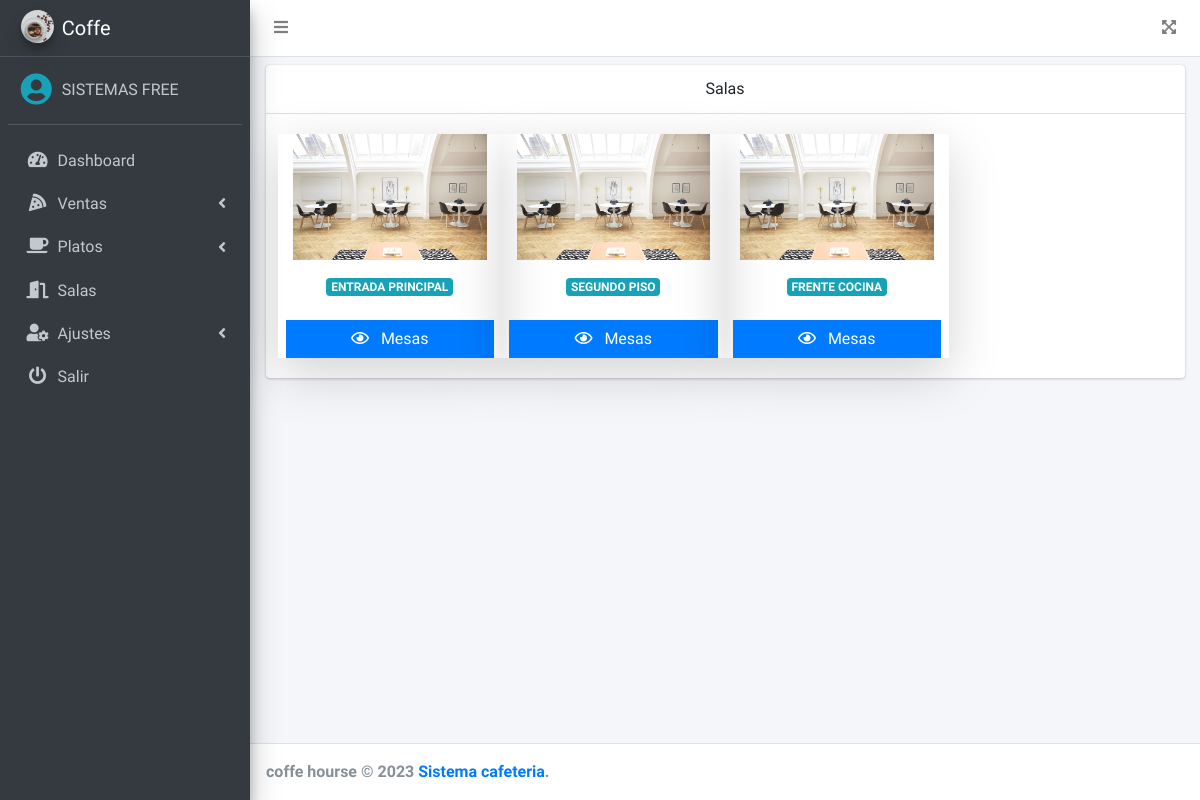
Before: /src/ (signed in) with the older database file.
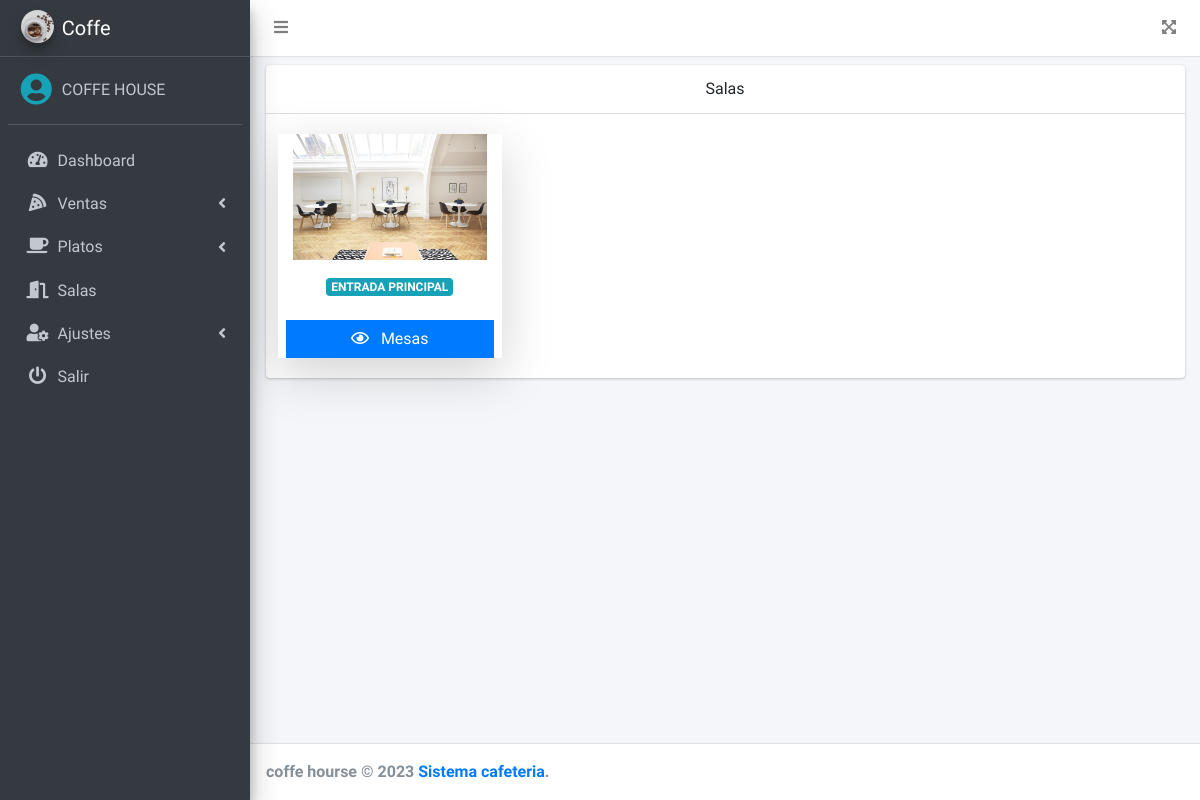
After: the same page with the newer database file.
### tables this page shows
CREATE TABLE `salas` (
  `id` int(11) NOT NULL,
  `nombre` varchar(100) NOT NULL,
  `mesas` int(11) NOT NULL,
  `estado` int(11) NOT NULL DEFAULT 1
);

### src/index.php (the view, shortened to what the changed rows need)
<?php
if ($_SESSION['rol'] == 1 || $_SESSION['rol'] == 3) {
include_once "includes/header.php";
?>
<div class="card">
    <div class="card-header text-center">
        Salas
    </div>
    <div class="card-body">
        <div class="row">
            <?php
            include "../conexion.php";
            $query = mysqli_query($conexion, "SELECT * FROM salas WHERE estado = 1");
            $result = mysqli_num_rows($query);
            if ($result > 0) {
                while ($data = mysqli_fetch_assoc($query)) { ?>
                    <div class="col-md-3 shadow-lg">
                        <div class="col-12">
                            <img src="../assets/img/salas.jpg" class="product-image" alt="Product Image">
                        </div>
                        <h6 class="my-3 text-center"><span class="badge badge-info"><?php echo $data['nombre']; ?></span></h6>
                        <div class="mt-4">
                            <a class="btn btn-primary btn-block btn-flat" href="mesas.php?id_sala=<?php echo $data['id']; ?>&mesas=<?php echo $data['mesas']; ?>">
                                <i class="far fa-eye mr-2"></i>
                                Mesas
                            </a>
                        </div>
                    </div>
            <?php }
            } ?>
        </div>
    </div>
</div>
<?php include_once "includes/footer.php";
} else {
    header('Location: permisos.php');
}
?>

### src/includes/header.php (shortened to what the changed rows need)
<!DOCTYPE html>
<html lang="en">
<head>
    <link rel="stylesheet" href="../assets/plugins/fontawesome-free/css/all.min.css">
    <link rel="stylesheet" href="https://code.ionicframework.com/ionicons/2.0.1/css/ionicons.min.css">
    <link rel="stylesheet" href="../assets/dist/css/adminlte.min.css">
    <link rel="stylesheet" href="../assets/plugins/datatables-bs4/css/dataTables.bootstrap4.min.css">
</head>
<body class="hold-transition sidebar-mini">
    <div class="wrapper">
        <nav class="main-header navbar navbar-expand navbar-white navbar-light">
            <ul class="navbar-nav">
                <li class="nav-item">
                    <a class="nav-link" data-widget="pushmenu" href="#" role="button"><i class="fas fa-bars"></i></a>
                </li>
            </ul>
            <ul class="navbar-nav ml-auto">
                <li class="nav-item">
                    <a class="nav-link" data-widget="fullscreen" href="#" role="button">
                        <i class="fas fa-expand-arrows-alt"></i>
                    </a>
                </li>
            </ul>
        </nav>
        <aside class="main-sidebar sidebar-dark-primary elevation-4">
            <a href="dashboard.php" class="brand-link">
                <img src="../assets/img/cafe.jpg" alt="AdminLTE Logo" class="brand-image img-circle elevation-3" style="opacity: .8">
                <span class="brand-text font-weight-light">Coffe</span>
            </a>
            <div class="sidebar">
                <div class="user-panel mt-3 pb-3 mb-3 d-flex">
                    <div class="image">
                        <i class="fas fa-user-circle fa-2x text-info"></i>
                    </div>
                    <div class="info">
                        <a href="#" class="d-block"><?php echo $_SESSION['nombre']; ?></a>
                    </div>
                </div>
                <nav class="mt-2">
                    <ul class="nav nav-pills nav-sidebar flex-column" data-widget="treeview" role="menu" data-accordion="false">
                        <li class="nav-item">
                            <a href="dashboard.php" class="nav-link">
                                <i class="nav-icon fas fa-tachometer-alt"></i>
                                <p>
                                    Dashboard
                                </p>
                            </a>
                        </li>
                        <li class="nav-item">
                            <a href="#" class="nav-link">
                                <i class="nav-icon fas fa-pizza-slice"></i>
                                <p>
                                    Ventas
                                    <i class="fas fa-angle-left right"></i>
                                </p>
                            </a>
                        </li>
                        <?php if ($_SESSION['rol'] == 1 ) {
                                echo '
                            <li class="nav-item">
                                <a href="#" class="nav-link">
                                    <i class="nav-icon fas fa-coffee"></i>
                                    <p>
                                        Platos
                                        <i class="fas fa-angle-left right"></i>
                                    </p>
                                </a>
                                <ul class="nav nav-treeview">
                                    <li class="nav-item">
                                        <a href="platos.php" class="nav-link">
                                            <i class="far fa-circle nav-icon"></i>
                                            <p>Hamburguesas</p>
                                        </a>
                                    </li>
                                    <li class="nav-item">
                                        <a href="Baguette.php" class="nav-link">
                                            <i class="far fa-circle nav-icon"></i>
                                            <p>Baguette</p>
                                        </a>
                                    </li>
                                </ul>
                            </li>';
                        } ?>
                    <?php if ($_SESSION['rol'] == 1 ) {
                            echo '<li class="nav-item">
                                <a href="salas.php" class="nav-link">
                                    <i class="nav-icon fas fa-door-open"></i>
                                    <p>
                                        Salas
                                    </p>
                                </a>
                                </li>';
                            }  if ($_SESSION['rol'] == 1 ) {
                                echo '
                            <li class="nav-item">
                                <a href="#" class="nav-link">
                                    <i class="nav-icon fas fa-user-cog"></i>
                                    <p>
                                        Ajustes
                                        <i class="fas fa-angle-left right"></i>
                                    </p>
                                </a>
                                <ul class="nav nav-treeview">
                                    <li class="nav-item">
                                        <a href="usuarios.php" class="nav-link">
                                            <i class="far fa-circle nav-icon"></i>
                                            <p>Usuarios</p>
                                        </a>
                                    </li>
                                    <li class="nav-item">
                                        <a href="config.php" class="nav-link">
                                            <i class="far fa-circle nav-icon"></i>
                                            <p>Configuración</p>
                                        </a>
                                    </li>
                                </ul>
                            </li>';
                        } ?>
                        <li class="nav-item">
                            <a href="salir.php" class="nav-link">
                                <i class="nav-icon fas fa-power-off"></i>
                                <p>
                                    Salir
                                </p>
                            </a>
                        </li>
                    </ul>
                </nav>
            </div>
        </aside>
        <div class="content-wrapper">
            <div class="content">
                <div class="container-fluid py-2">

Changed rows visible on the page:
no longer on this page (row edited): salas: nombre "SEGUNDO PISO"
no longer on this page (row edited): salas: nombre "FRENTE COCINA"
Other visible differences:
$_SESSION['nombre']: "SISTEMAS FREE" → "COFFE HOUSE"
